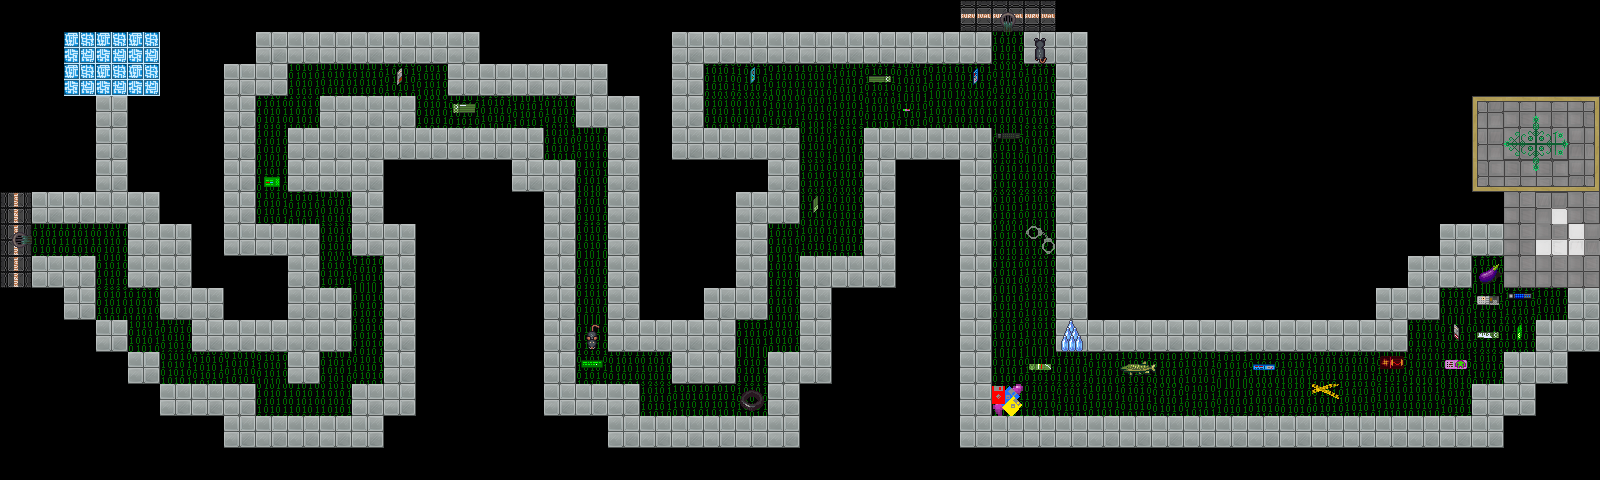

Below is a game level as drawn by its tile map, then a one-line description and the .tmx that defines it (tile-layer data replaced by summaries):
An orthogonal 50x15 tile map with 32x32 px tiles, 9 tile layers (collision, exit, base, water, ...), 14 tilesets.

<map version="1.5" tiledversion="1.7.2" orientation="orthogonal" renderorder="right-down" width="50" height="15" tilewidth="32" tileheight="32" infinite="0" nextlayerid="18" nextobjectid="1">
 <tileset firstgid="1" source="tilesets/floors.tsx" />
 <tileset firstgid="757" source="tilesets/rc3-freeside-sign.tsx" />
 <tileset firstgid="1333" source="tilesets/pizzaspaghetti.tsx" />
 <tileset firstgid="1382" source="tilesets/computer.tsx" />
 <tileset firstgid="2538" source="tilesets/walls.tsx" />
 <tileset firstgid="2648" source="tilesets/build_atlas.tsx" />
 <tileset firstgid="3672" source="tilesets/rat.tsx" />
 <tileset firstgid="3684" source="tilesets/obj_misk_atlas.tsx" />
 <tileset firstgid="4708" source="tilesets/misc.tsx" />
 <tileset firstgid="4724" source="tilesets/tape2.tsx" />
 <tileset firstgid="4728" source="tilesets/hakuna_matetee.tsx" />
 <tileset firstgid="4749" source="tilesets/floppy.tsx" />
 <tileset firstgid="4750" source="tilesets/structures.tsx" />
 <tileset firstgid="5191" source="tilesets/floppy_hue_special.tsx" />
 <layer id="10" name="collision" width="50" height="15">
  <data>[750 cells, 293 non-empty, 1 distinct tile ids]</data>
 </layer>
 <layer id="7" name="exit" width="50" height="15">
  <properties>
   <property name="exitUrl" value="main.json#sewer" />
  </properties>
  <data>[750 cells, 4 non-empty, 1 distinct tile ids]</data>
 </layer>
 <layer id="1" name="base" width="50" height="15">
  <data>[750 cells, 750 non-empty, 5 distinct tile ids]</data>
 </layer>
 <layer id="3" name="water" width="50" height="15">
  <data>[750 cells, 158 non-empty, 20 distinct tile ids]</data>
 </layer>
 <layer id="5" name="sidewalk" width="50" height="15">
  <data>[750 cells, 209 non-empty, 1 distinct tile ids]</data>
 </layer>
 <objectgroup id="17" name="badge">
  <properties>
   <property name="getBadge" value="" />
  </properties>
 </objectgroup>
 <layer id="4" name="start" width="50" height="15">
  <data>[750 cells, 6 non-empty, 1 distinct tile ids]</data>
 </layer>
 <layer id="8" name="wall" width="50" height="15">
  <data>[750 cells, 6 non-empty, 1 distinct tile ids]</data>
 </layer>
 <layer id="6" name="graffiti" width="50" height="15">
  <data>[750 cells, 37 non-empty, 36 distinct tile ids]</data>
 </layer>
 <layer id="9" name="graffiti1" width="50" height="15">
  <data>[750 cells, 1 non-empty, 1 distinct tile ids]</data>
 </layer>
 <objectgroup id="2" name="floorLayer" />
</map>
